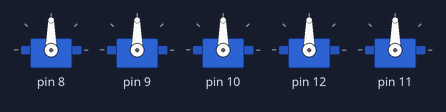
The sketch below on a simulated Arduino Uno, built with avr-gcc and run on an emulated ATmega328P. Shown: 5 × servo.

Above: at 0.1 s.
At 7.1 s:
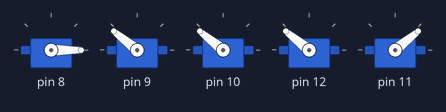
At 14.14 s:
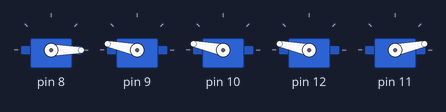
At 19.08 s:
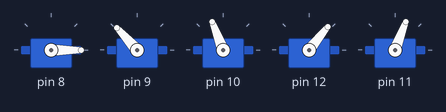
At 24.0 s:
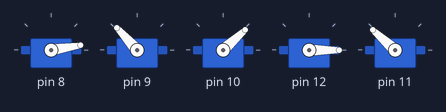
At 33.5 s:
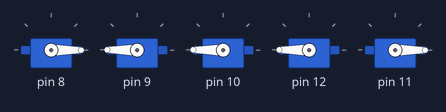
Timing chart, 0 to 40.0 s (numbered marks = the images above):
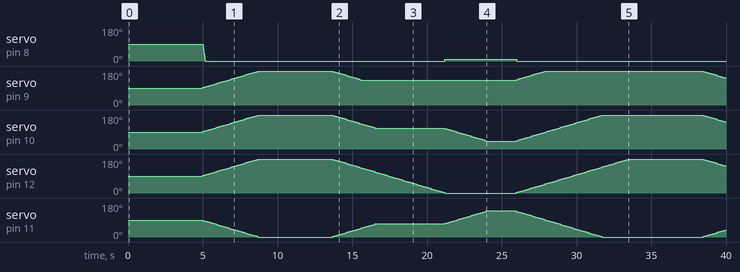

The sketch:

ROBOSpeedServo.ino
```cpp
#include <Arduino.h>
#include "clsSpeedServo.h"

clsSpeedServo srv01(8);
clsSpeedServo srv02(9);
clsSpeedServo srv03(10);
clsSpeedServo srv04(12);

void iniciaServos(){
    /*
    Função que serve para iniciar os servos.

    Use esta função para definir as posições iniciais dos servos.
    */

   /*
    Função que liga o pino 11 como servo complementar do srv03.
    Servo complementar irá sempre movimentar com um angulo 180 - alpha.

    Isto é, se for solicitado que o srv03 vá para  posição 45, o servo complementar (pino 11) irá para a posição 180 - 45 = 135.
   */
    srv03.turnOnComplementary(11);

    /*
        Ajusta posição inicial do srv01 para o angulo 0.
    */
    srv01.write(0);

    // Apenas para caracteriar o sistema.
    delay(5000);
}

/*
    Para cada servo criado, crie um comando, conforme exemplo.
*/
void rotinaTick(){
    srv01.tick();
    srv02.tick();
    srv03.tick();
    srv04.tick();
}

/*
    Esta rotina será executada continuamente.
    Ela é responsável por definir qual o movimento que o robo irá fazer.

    Quando o comando srv0x.wait(); for chamando, a rotina não irá continuar até que o servo srv0x conclua seu movimento. Enquanto ele espera, os outros servos podem movimentar livremente.
*/
void rotinaServo(){
    srv01.write(0);
    srv02.write(180);
    srv03.write(180);
    srv04.write(180);

    srv01.setTempo(5); // use para definir um tempo de 5ms entre cada passo de Delta graus do motor
    srv01.setDelta(3); // define um passo do servo como 3 graus.

    srv02.wait();
    srv03.wait();
    srv04.wait();

    delay(5000);

    srv02.write(130);
    srv03.write(110);
    srv04.write(0);

    srv02.wait();
    srv03.wait();
    srv04.wait();

    srv03.write(40);
    srv01.write(10);

    srv03.wait();

    delay(2000);
}

/*
    Rotinas de controle dos servos

    Cuidado ao alterar sem o devido conhecimento.
*/
void setup()
{
    SS_setFuncaoLoop(rotinaTick);
    iniciaServos();

    while (1)
    {
        rotinaServo();
    }
}

void loop()
{
    rotinaTick();
}
```

clsSpeedServo.h
```cpp
#if !defined(CLS_SPEED_SERVO_H_)
#define CLS_SPEED_SERVO_H_

#include "Arduino.h"
#include <Servo.h>

#define PROCSERVO_ERRO_TOLERANCIA 2

typedef void (*FuncaoLoop)(void);
FuncaoLoop aFuncaoLoop = nullptr;

void SS_setFuncaoLoop(FuncaoLoop aNewFuncLoop){
    aFuncaoLoop = aNewFuncLoop;
}

void SS_clearFuncaoLoop(){
    aFuncaoLoop = nullptr;
}

void SS_callLoop(){
    if (aFuncaoLoop != nullptr){
        aFuncaoLoop();
    }
}

class clsSpeedServo
{
private:
    Servo aServo;
    Servo aServoB;
    int posDestino;
    int delta;
    int tempo;
    long ultimoCheck;

    int getError();
public:
    clsSpeedServo(unsigned int aPin);
    ~clsSpeedServo();

    void turnOnComplementary(unsigned int aPin);
    void tick();

    void write(int);

    void setDelta(int);
    int getDelta();

    void setTempo(int);
    int getTempo();

    void wait();
};

void clsSpeedServo::wait(){
    while(abs(this->getError()) > PROCSERVO_ERRO_TOLERANCIA){
        SS_callLoop();
        delay(5);
    }
}

void clsSpeedServo::write(int aNewPos){
    this->posDestino = aNewPos;
}

void clsSpeedServo::setDelta(int aNewDelta){
    this->delta = aNewDelta;
}

int clsSpeedServo::getDelta(){
    return this->delta;
}

void clsSpeedServo::setTempo(int aNewTempo){
    this->tempo = aNewTempo;
}

int clsSpeedServo::getTempo(){
    return this->tempo;
}

clsSpeedServo::clsSpeedServo(unsigned int aPin)
{
    this->delta = 3;
    this->tempo = 125;
    this->aServo.attach(aPin);
}

clsSpeedServo::~clsSpeedServo()
{
    this->aServo.detach();
    if (this->aServoB.attached()){
        this->aServoB.detach();
    }
}

void clsSpeedServo::turnOnComplementary(unsigned int aPin){
    this->aServoB.attach(aPin);
}

int clsSpeedServo::getError(){
    int iNovaPos = this->aServo.read();
    int iPosDestino = this->posDestino;

    return (iPosDestino - iNovaPos);
}

void clsSpeedServo::tick(){

    int iNovaPos = this->aServo.read();
    int iPosDestino = this->posDestino;

    int erro = iPosDestino - iNovaPos;

    if (abs(erro) > PROCSERVO_ERRO_TOLERANCIA) {

        long duracao = millis() - this->ultimoCheck;

        if (duracao >= this->tempo) {
            // deve processar o passo a ser feito.
            if (erro > 0) {
                // deve avançar
                if (abs(erro) > this->delta) {
                    iNovaPos = iNovaPos + this->delta;
                } else {
                    iNovaPos = iNovaPos + abs(erro);
                }
            } else {
                // deve recuar
                if (abs(erro) > this->delta) {
                    iNovaPos = iNovaPos - this->delta;
                } else {
                    iNovaPos = iNovaPos - abs(erro);
                }
            }

            this->aServo.write(iNovaPos);
            if (this->aServoB.attached()){
                this->aServoB.write(180 - iNovaPos);
            }

            this->ultimoCheck = millis();
        }
    }
}


#endif // CLS_SPEED_SERVO_H_
```

Measured:
- by itself, servo on pin 11: 90° → 87° at 5.0 s, → 84° 0.14 s later, → 81° 0.11 s later, → 78° 0.13 s later, … (134 changes in this stretch)
